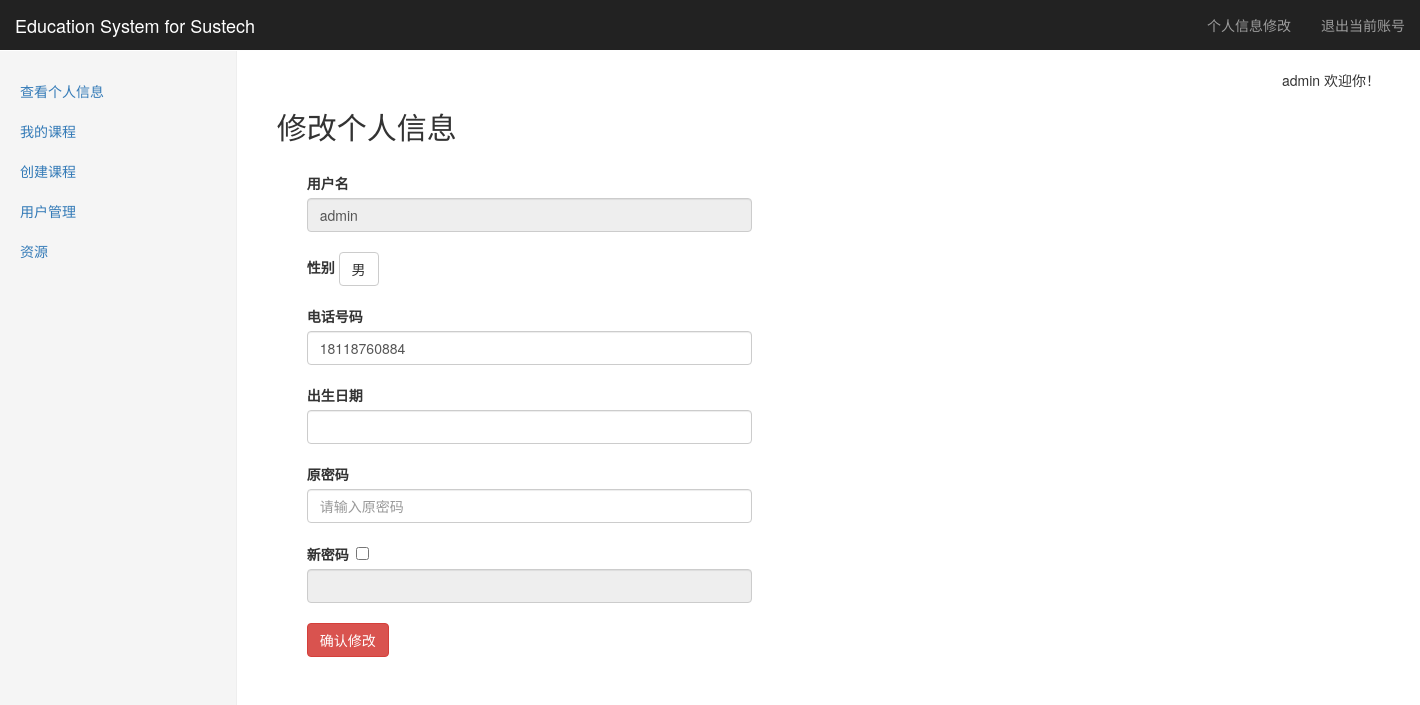
Screenshot of /myinformation/change (signed in) with the database file from the repository.
### tables this page shows
CREATE TABLE "account" (
	`userid`	INTEGER NOT NULL PRIMARY KEY AUTOINCREMENT,
	`username`	string NOT NULL,
	`password`	string NOT NULL,
	`privilege`	int NOT NULL
);

CREATE TABLE "infor" (
	`userid`	int NOT NULL,
	`telephone`	string NOT NULL,
	`sex`	string NOT NULL,
	`born`	string NOT NULL
);

### Listener.py (the view, shortened to what this page needs)
@app.route(changeinformation_url, methods=['GET', 'POST'])
def changeinformation():
    Infor=SQL_Infor(get_db())
    Account=SQL_Account(get_db())
    if not (session.get('login') and session.get('username') and session.get('privilege')):
        return redirect(url_for('logout'))
    username = session['username']
    p = session['privilege']
    sidebar = GetSideBar(GetBar(p))
    user = { "telephone": "",'sex': "无", 'born': "2000.1.1"}
    userinfor=Infor.GetInfor(username)
    if(len(userinfor)!=1):
        pass
    else:
        myinfor=userinfor[0]
        user['telephone']=myinfor[1]
        user['sex']=myinfor[2]
        user['born']=myinfor[3]
    return render_template("changeinformation.html",username=username,sidebar=sidebar,start=start,user=user,p=p)

### Config/Link_db.py (called while the page is built)
    def select(self,sql):
        try:
            self.__cursor.execute(sql)
            data = self.__cursor.fetchall()
            return data
        except:
            print("Error: unable to fecth data with sql query: "+sql)
            return False

    def close(self):
        if(self.__db!=None):
            self.__db.close()

### Listener.py (called while the page is built)
def get_db():   #使用flask的g对象，每次访问都会有个独立的g对象，保证线程的数据库操作的安全
    if not hasattr(g, 'db'):
        g.db = Link_db()
    return g.db

def GetBar(privilege):  #根据用户privilege返回不同的sidebar
    if(privilege==3):
        return adminbar
    elif(privilege==2):
        return teacherbar
    elif(privilege==1):
        return studentbar

### SQL_libarary/Func_lib.py (called while the page is built)
def GetSideBar(sidebar,activebar=None): #对sidebar进行整理并返回整理好的元组
    result=[]
    for key in sidebar:
        bar1={}
        bar1['name']=key
        bar1['href']=sidebar[key]
        if(activebar==key):
            bar1['active']='active'
        result.append(bar1)
    return result

### SQL_libarary/SQL_Infor.py (called while the page is built)
    def GetInfor(self, username):
            sql = " select username,telephone,sex,born from %s i join %s a on a.userid=i.userid " \
                  "where a.username='%s'" % (InforTable,AccountTable, username)
            data = self.__db.select(sql)
            if (data != False):
                return data
            else:
                return None

### templates/changeinformation.html (shortened to what this page needs)
{% extends "layout.html" %}
{% block body %}
<h2> 修改个人信息</h2>
<div class="container">
	<div class="col-sm-5">
	<label for="username">用户名</label>
	<input type=text id="username" name=username class="form-control" value="{{ username }}" readonly="readonly">
	<label for="ex" id="sexlabel">性别</label>
	<div class="btn-group">
		<button type="button" class="btn btn-default dropdown-toggle" data-toggle="dropdown" id="sex">{{ user.sex }}</button>
	</div>
	<label for="telephone">电话号码</label>
	<input type=text id="telephone" name=telephone class="form-control" value="{{ user.telephone }}">
	<label for="born">出生日期</label>
	<div class="input-append date form_datetime" id="datetimepicker1" data-date="" data-date-format="yyyy.mm.dd">
	<input class="form-control"  id="nowdate" type="text" value="" >
	</div>
	<label for="oldassword" id="oplabel">原密码</label>
	<input type=password id="oldpassword" name=oldpassword class="form-control" placeholder="请输入原密码" required>
	<label for="newpassword" >
	 新密码&nbsp <input type="checkbox" value="" id="checkbox1" >
	</label>
	<input type=password id="newpassword" name=newassword readonly='readonly'
	class="form-control" placeholder="">
	<button class="btn btn-danger" onclick="changeinformation();" >确认修改</button>
	 </div>
</div>
<link href="../static/css/bootstrap-datetimepicker.min.css" rel="stylesheet" />
{% endblock %}

### templates/layout.html (shortened to what this page needs)
<!DOCTYPE html>
<html lang="zh-CN">
  <head>
	<link href="../static/css/bootstrap.min.css" rel="stylesheet">
	<link href="../static/css/dashboard.css" rel="stylesheet">
	<link href="../static/css/upload.css" rel="stylesheet">
  </head>
  <body>
	    <nav class="navbar navbar-inverse navbar-fixed-top">
		  <div class="container-fluid">
			<div class="navbar-header">
			  <a class="navbar-brand" href="/introduction">Education System for Sustech</a>
			</div>
			<div id="navbar" class="navbar-collapse collapse">
			  <ul class="nav navbar-nav navbar-right">
				<li><a href="/myinformation/change">个人信息修改</a></li>
				<li><a href="/logout">退出当前账号</a></li>
			  </ul>
			</div>
		  </div>
		</nav>
		<div class="container-fluid">
		  <div class="row">
			<div class="col-sm-3 col-md-2 sidebar">
			  <ul class="nav nav-sidebar">
			  {% for bar in sidebar %}
				<li {% if bar.active=="active" %}class="active"{% endif %}>
					<a href="{{ bar.href }}">{{ bar.name }}</a>
				</li>
			  {% endfor %}
			  </ul>
			</div>
			<div class="col-sm-9 col-sm-offset-3 col-md-10 col-md-offset-2 main">
			<p class="text-right">{{ username }}  欢迎你！</p>
				{% block body %}{% endblock %}
			</div>
		  </div>
		</div>
  </body>
</html>

### static/css/dashboard.css (style rules this page uses)
body { padding-top: 50px; }
.navbar-fixed-top { border: 0; }
.sidebar { display: none; }
@media (min-width: 768px) { .sidebar { position: fixed; top: 51px; bottom: 0; left: 0; z-index: 1000; display: block; padding: 20px; overflow-x: hidden; overflow-y: auto; background-color: #f5f5f5; border-right: 1px solid #eee; } }
.nav-sidebar { margin-right: -21px; margin-bottom: 20px; margin-left: -20px; }
.nav-sidebar > li > a { padding-right: 20px; padding-left: 20px; }
.main { padding: 20px; }
@media (min-width: 768px) { .main { padding-right: 40px; padding-left: 40px; } }

### rows the page displays
account: username "admin"
infor: sex "男", telephone "18118760884"

### other values shown
{{ bar.name }} "查看个人信息" "我的课程" "创建课程" "用户管理" "资源"
